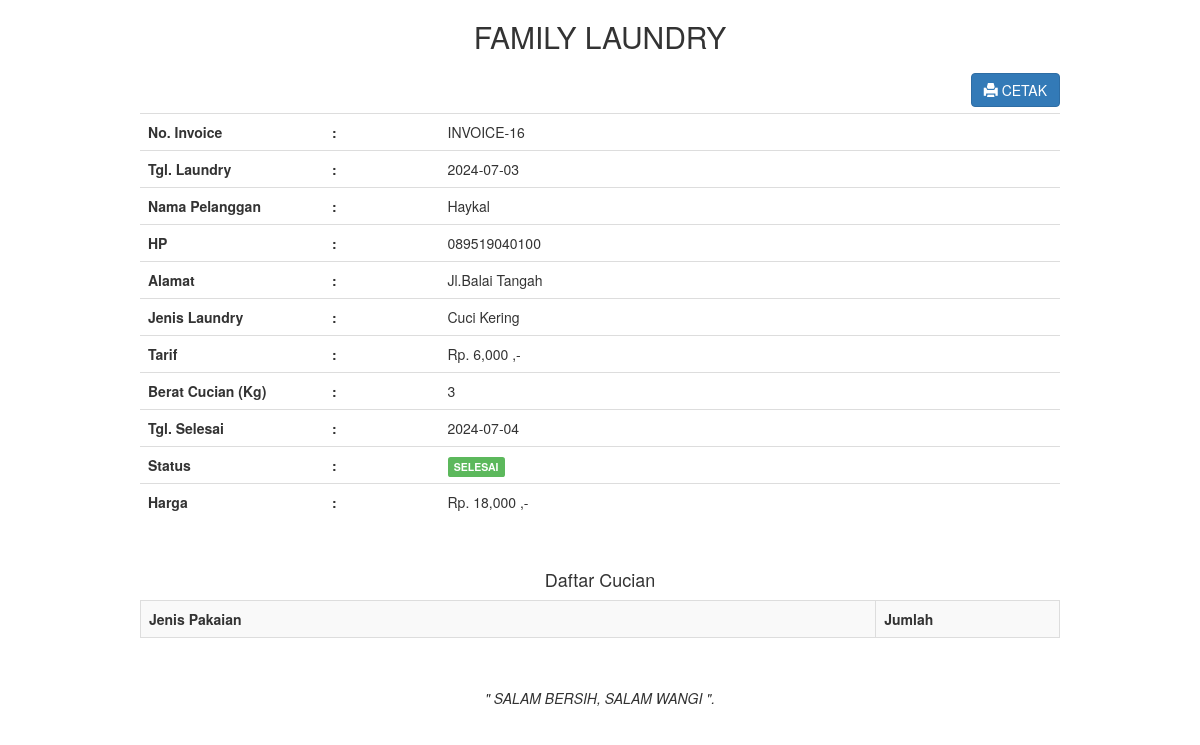
The page /admin/transaksi_invoice.php?id=16 (signed in) on the database its author committed.
### tables this page shows
CREATE TABLE `transaksi` (
  `transaksi_id` int(11) NOT NULL,
  `transaksi_tgl` date NOT NULL,
  `transaksi_pelanggan` int(11) NOT NULL,
  `transaksi_harga` int(11) NOT NULL,
  `transaksi_berat` int(11) NOT NULL,
  `transaksi_tgl_selesai` date NOT NULL,
  `transaksi_status` int(11) NOT NULL,
  `id_jenis` int(11) NOT NULL
);

CREATE TABLE `pelanggan` (
  `pelanggan_id` int(11) NOT NULL,
  `pelanggan_nama` varchar(255) NOT NULL,
  `pelanggan_hp` varchar(20) NOT NULL,
  `pelanggan_alamat` text NOT NULL
);

CREATE TABLE `jenis` (
  `id_jenis` int(11) NOT NULL,
  `jenis_laundry` varchar(255) NOT NULL,
  `lama_proses` int(11) NOT NULL,
  `tarif` int(11) NOT NULL
);

### admin/transaksi_invoice.php (the view, shortened to what this page needs)
<!DOCTYPE html>
<html>
<head>
    <link rel="stylesheet" type="text/css" href="../assets/css/bootstrap.css">
</head>
<body>
    <?php
    include '../koneksi.php';
    ?>
    <div class="container">
        <div class="col-md-10 col-md-offset-1">
            <?php
            $id = $_GET['id'];
            $transaksi = mysqli_query($koneksi, "SELECT transaksi.*, pelanggan.*, jenis.jenis_laundry, jenis.tarif
                                                 FROM transaksi
                                                 JOIN pelanggan ON transaksi.transaksi_pelanggan = pelanggan.pelanggan_id
                                                 JOIN jenis ON transaksi.id_jenis = jenis.id_jenis
                                                 WHERE transaksi.transaksi_id = '$id'");
            while ($t = mysqli_fetch_array($transaksi)) {
                ?>
                <center><h2>FAMILY LAUNDRY</h2></center>
                <a href="transaksi_invoice_cetak.php?id=<?php echo $id; ?>" target="_blank" class="btn btn-primary pull-right"><i class="glyphicon glyphicon-print"></i> CETAK</a>
                <br/>
                <br/>
                <table class="table">
                    <tr>
                        <th width="20%">No. Invoice</th>
                        <th>:</th>
                        <td>INVOICE-<?php echo $t['transaksi_id']; ?></td>
                    </tr>
                    <tr>
                        <th width="20%">Tgl. Laundry</th>
                        <th>:</th>
                        <td><?php echo $t['transaksi_tgl']; ?></td>
                    </tr>
                    <tr>
                        <th>Nama Pelanggan</th>
                        <th>:</th>
                        <td><?php echo $t['pelanggan_nama']; ?></td>
                    </tr>
                    <tr>
                        <th>HP</th>
                        <th>:</th>
                        <td><?php echo $t['pelanggan_hp']; ?></td>
                    </tr>
                    <tr>
                        <th>Alamat</th>
                        <th>:</th>
                        <td><?php echo $t['pelanggan_alamat']; ?></td>
                    </tr>
                    <tr>
                        <th>Jenis Laundry</th>
                        <th>:</th>
                        <td><?php echo $t['jenis_laundry']; ?></td>
                    </tr>
                    <tr>
                        <th>Tarif</th>
                        <th>:</th>
                        <td><?php echo "Rp. " . number_format($t['tarif']) . " ,-"; ?></td>
                    </tr>
                    <tr>
                        <th>Berat Cucian (Kg)</th>
                        <th>:</th>
                        <td><?php echo $t['transaksi_berat']; ?></td>
                    </tr>
                    <tr>
                        <th>Tgl. Selesai</th>
                        <th>:</th>
                        <td><?php echo $t['transaksi_tgl_selesai']; ?></td>
                    </tr>
                    <tr>
                        <th>Status</th>
                        <th>:</th>
                        <td>
                            <?php
                            if ($t['transaksi_status'] == "0") {
                                echo "<div class='label label-warning'>PROSES</div>";
                            } else if ($t['transaksi_status'] == "1") {
                                echo "<div class='label label-info'>DI CUCI</div>";
                            } else if ($t['transaksi_status'] == "2") {
                                echo "<div class='label label-success'>SELESAI</div>";
                            }
                            ?>
                        </td>
                    </tr>
                    <tr>
                        <th>Harga</th>
                        <th>:</th>
                        <td><?php echo "Rp. " . number_format($t['transaksi_harga']) . " ,-"; ?></td>
                    </tr>
                </table>
                <br/>
                <h4 class="text-center">Daftar Cucian</h4>
                <table class="table table-bordered table-striped">
                    <tr>
                        <th>Jenis Pakaian</th>
                        <th width="20%">Jumlah</th>
                    </tr>
                    <?php
                    $id = $t['transaksi_id'];
                        ?>
                    </table>
                    <br/>
                    <p><center><i>" SALAM BERSIH, SALAM WANGI ".</i></center></p>
                    <?php
                }
                ?>
            </div>
        </div>
    </body>
    </html>

### rows shown on the page
transaksi: transaksi_id "16", transaksi_tgl "2024-07-03", pelanggan.pelanggan_nama "Haykal", pelanggan.pelanggan_hp "089519040100", pelanggan.pelanggan_alamat "Jl.Balai Tangah", id_jenis.jenis_laundry "Cuci Kering", id_jenis.tarif "6,000", transaksi_berat "3", transaksi_tgl_selesai "2024-07-04", transaksi_status "SELESAI", transaksi_harga "18,000"
